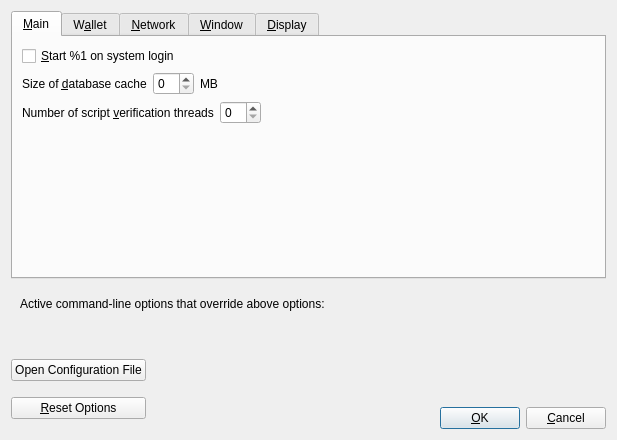
<?xml version="1.0" encoding="UTF-8"?>
<ui version="4.0">
 <class>OptionsDialog</class>
 <widget class="QDialog" name="OptionsDialog">
  <property name="geometry">
   <rect>
    <x>0</x>
    <y>0</y>
    <width>617</width>
    <height>440</height>
   </rect>
  </property>
  <property name="windowTitle">
   <string>Options</string>
  </property>
  <property name="modal">
   <bool>true</bool>
  </property>
  <layout class="QVBoxLayout" name="verticalLayout">
   <item>
    <widget class="QTabWidget" name="tabWidget">
     <property name="currentIndex">
      <number>0</number>
     </property>
     <widget class="QWidget" name="tabMain">
      <attribute name="title">
       <string>&amp;Main</string>
      </attribute>
      <layout class="QVBoxLayout" name="verticalLayout_Main">
       <item>
        <widget class="QCheckBox" name="cmusicaiAtStartup">
         <property name="toolTip">
          <string>Automatically start %1 after logging in to the system.</string>
         </property>
         <property name="text">
          <string>&amp;Start %1 on system login</string>
         </property>
        </widget>
       </item>
       <item>
        <layout class="QHBoxLayout" name="horizontalLayout_2_Main">
         <item>
          <widget class="QLabel" name="databaseCacheLabel">
           <property name="text">
            <string>Size of &amp;database cache</string>
           </property>
           <property name="textFormat">
            <enum>Qt::PlainText</enum>
           </property>
           <property name="buddy">
            <cstring>databaseCache</cstring>
           </property>
          </widget>
         </item>
         <item>
          <widget class="QSpinBox" name="databaseCache"/>
         </item>
         <item>
          <widget class="QLabel" name="databaseCacheUnitLabel">
           <property name="text">
            <string>MB</string>
           </property>
           <property name="textFormat">
            <enum>Qt::PlainText</enum>
           </property>
          </widget>
         </item>
         <item>
          <spacer name="horizontalSpacer_2_Main">
           <property name="orientation">
            <enum>Qt::Horizontal</enum>
           </property>
           <property name="sizeHint" stdset="0">
            <size>
             <width>40</width>
             <height>20</height>
            </size>
           </property>
          </spacer>
         </item>
        </layout>
       </item>
       <item>
        <layout class="QHBoxLayout" name="horizontalLayout_3_Main">
         <item>
          <widget class="QLabel" name="threadsScriptVerifLabel">
           <property name="text">
            <string>Number of script &amp;verification threads</string>
           </property>
           <property name="textFormat">
            <enum>Qt::PlainText</enum>
           </property>
           <property name="buddy">
            <cstring>threadsScriptVerif</cstring>
           </property>
          </widget>
         </item>
         <item>
          <widget class="QSpinBox" name="threadsScriptVerif">
           <property name="toolTip">
            <string>(0 = auto, &lt;0 = leave that many cores free)</string>
           </property>
          </widget>
         </item>
         <item>
          <spacer name="horizontalSpacer_3_Main">
           <property name="orientation">
            <enum>Qt::Horizontal</enum>
           </property>
           <property name="sizeHint" stdset="0">
            <size>
             <width>40</width>
             <height>20</height>
            </size>
           </property>
          </spacer>
         </item>
        </layout>
       </item>
       <item>
        <spacer name="verticalSpacer_Main">
         <property name="orientation">
          <enum>Qt::Vertical</enum>
         </property>
         <property name="sizeHint" stdset="0">
          <size>
           <width>20</width>
           <height>40</height>
          </size>
         </property>
        </spacer>
       </item>
      </layout>
     </widget>
     <widget class="QWidget" name="tabWallet">
      <attribute name="title">
       <string>W&amp;allet</string>
      </attribute>
      <layout class="QVBoxLayout" name="verticalLayout_Wallet">
       <item>
        <widget class="QGroupBox" name="groupBox">
         <property name="title">
          <string>Expert</string>
         </property>
         <layout class="QVBoxLayout" name="verticalLayout_2">
          <item>
           <widget class="QCheckBox" name="coinControlFeatures">
            <property name="toolTip">
             <string>Whether to show coin control features or not.</string>
            </property>
            <property name="text">
             <string>Enable coin &amp;control features</string>
            </property>
           </widget>
          </item>
          <item>
           <widget class="QCheckBox" name="customFeeFeatures">
            <property name="text">
             <string>Enable fee control features</string>
            </property>
           </widget>
          </item>
          <item>
           <widget class="QCheckBox" name="spendZeroConfChange">
            <property name="toolTip">
             <string>If you disable the spending of unconfirmed change, the change from a transaction cannot be used until that transaction has at least one confirmation. This also affects how your balance is computed.</string>
            </property>
            <property name="text">
             <string>&amp;Spend unconfirmed change</string>
            </property>
           </widget>
          </item>
         </layout>
        </widget>
       </item>
       <item>
        <spacer name="verticalSpacer_Wallet">
         <property name="orientation">
          <enum>Qt::Vertical</enum>
         </property>
         <property name="sizeHint" stdset="0">
          <size>
           <width>20</width>
           <height>40</height>
          </size>
         </property>
        </spacer>
       </item>
      </layout>
     </widget>
     <widget class="QWidget" name="tabNetwork">
      <attribute name="title">
       <string>&amp;Network</string>
      </attribute>
      <layout class="QVBoxLayout" name="verticalLayout_Network">
       <item>
        <widget class="QCheckBox" name="mapPortUpnp">
         <property name="toolTip">
          <string>Automatically open the cmusicai client port on the router. This only works when your router supports UPnP and it is enabled.</string>
         </property>
         <property name="text">
          <string>Map port using &amp;UPnP</string>
         </property>
        </widget>
       </item>
       <item>
        <widget class="QCheckBox" name="allowIncoming">
         <property name="toolTip">
          <string>Accept connections from outside.</string>
         </property>
         <property name="text">
          <string>Allow incomin&amp;g connections</string>
         </property>
        </widget>
       </item>
       <item>
        <widget class="QCheckBox" name="connectSocks">
         <property name="toolTip">
          <string>Connect to the cmusicai network through a SOCKS5 proxy.</string>
         </property>
         <property name="text">
          <string>&amp;Connect through SOCKS5 proxy (default proxy):</string>
         </property>
        </widget>
       </item>
       <item>
        <layout class="QHBoxLayout" name="horizontalLayout_1_Network">
         <item>
          <widget class="QLabel" name="proxyIpLabel">
           <property name="text">
            <string>Proxy &amp;IP:</string>
           </property>
           <property name="textFormat">
            <enum>Qt::PlainText</enum>
           </property>
           <property name="buddy">
            <cstring>proxyIp</cstring>
           </property>
          </widget>
         </item>
         <item>
          <widget class="QValidatedLineEdit" name="proxyIp">
           <property name="minimumSize">
            <size>
             <width>140</width>
             <height>0</height>
            </size>
           </property>
           <property name="maximumSize">
            <size>
             <width>140</width>
             <height>16777215</height>
            </size>
           </property>
           <property name="toolTip">
            <string>IP address of the proxy (e.g. IPv4: 127.0.0.1 / IPv6: ::1)</string>
           </property>
          </widget>
         </item>
         <item>
          <widget class="QLabel" name="proxyPortLabel">
           <property name="text">
            <string>&amp;Port:</string>
           </property>
           <property name="textFormat">
            <enum>Qt::PlainText</enum>
           </property>
           <property name="buddy">
            <cstring>proxyPort</cstring>
           </property>
          </widget>
         </item>
         <item>
          <widget class="QLineEdit" name="proxyPort">
           <property name="minimumSize">
            <size>
             <width>55</width>
             <height>0</height>
            </size>
           </property>
           <property name="maximumSize">
            <size>
             <width>55</width>
             <height>16777215</height>
            </size>
           </property>
           <property name="toolTip">
            <string>Port of the proxy (e.g. 9050)</string>
           </property>
          </widget>
         </item>
         <item>
          <spacer name="horizontalSpacer_1_Network">
           <property name="orientation">
            <enum>Qt::Horizontal</enum>
           </property>
           <property name="sizeHint" stdset="0">
            <size>
             <width>40</width>
             <height>20</height>
            </size>
           </property>
          </spacer>
         </item>
        </layout>
       </item>
       <item>
        <layout class="QHBoxLayout" name="horizontalLayout_2_Network">
         <item>
          <widget class="QLabel" name="proxyActiveNets">
           <property name="text">
            <string>Used for reaching peers via:</string>
           </property>
           <property name="textFormat">
            <enum>Qt::PlainText</enum>
           </property>
          </widget>
         </item>
         <item>
          <widget class="QCheckBox" name="proxyReachIPv4">
           <property name="enabled">
            <bool>false</bool>
           </property>
           <property name="toolTip">
            <string>Shows if the supplied default SOCKS5 proxy is used to reach peers via this network type.</string>
           </property>
           <property name="text">
            <string/>
           </property>
          </widget>
         </item>
         <item>
          <widget class="QLabel" name="proxyReachIPv4Label">
           <property name="text">
            <string>IPv4</string>
           </property>
           <property name="textFormat">
            <enum>Qt::PlainText</enum>
           </property>
          </widget>
         </item>
         <item>
          <widget class="QCheckBox" name="proxyReachIPv6">
           <property name="enabled">
            <bool>false</bool>
           </property>
           <property name="toolTip">
            <string>Shows if the supplied default SOCKS5 proxy is used to reach peers via this network type.</string>
           </property>
           <property name="text">
            <string/>
           </property>
          </widget>
         </item>
         <item>
          <widget class="QLabel" name="proxyReachIPv6Label">
           <property name="text">
            <string>IPv6</string>
           </property>
           <property name="textFormat">
            <enum>Qt::PlainText</enum>
           </property>
          </widget>
         </item>
         <item>
          <widget class="QCheckBox" name="proxyReachTor">
           <property name="enabled">
            <bool>false</bool>
           </property>
           <property name="toolTip">
            <string>Shows if the supplied default SOCKS5 proxy is used to reach peers via this network type.</string>
           </property>
           <property name="text">
            <string/>
           </property>
          </widget>
         </item>
         <item>
          <widget class="QLabel" name="proxyReachTorLabel">
           <property name="text">
            <string>Tor</string>
           </property>
           <property name="textFormat">
            <enum>Qt::PlainText</enum>
           </property>
          </widget>
         </item>
         <item>
          <spacer name="horizontalSpacer_2_Network">
           <property name="orientation">
            <enum>Qt::Horizontal</enum>
           </property>
           <property name="sizeHint" stdset="0">
            <size>
             <width>40</width>
             <height>20</height>
            </size>
           </property>
          </spacer>
         </item>
        </layout>
       </item>
       <item>
        <widget class="QCheckBox" name="connectSocksTor">
         <property name="toolTip">
          <string>Connect to the cmusicai network through a separate SOCKS5 proxy for Tor hidden services.</string>
         </property>
         <property name="text">
          <string>Use separate SOCKS&amp;5 proxy to reach peers via Tor hidden services:</string>
         </property>
        </widget>
       </item>
       <item>
        <layout class="QHBoxLayout" name="horizontalLayout_3_Network">
         <item>
          <widget class="QLabel" name="proxyIpTorLabel">
           <property name="text">
            <string>Proxy &amp;IP:</string>
           </property>
           <property name="textFormat">
            <enum>Qt::PlainText</enum>
           </property>
           <property name="buddy">
            <cstring>proxyIpTor</cstring>
           </property>
          </widget>
         </item>
         <item>
          <widget class="QValidatedLineEdit" name="proxyIpTor">
           <property name="minimumSize">
            <size>
             <width>140</width>
             <height>0</height>
            </size>
           </property>
           <property name="maximumSize">
            <size>
             <width>140</width>
             <height>16777215</height>
            </size>
           </property>
           <property name="toolTip">
            <string>IP address of the proxy (e.g. IPv4: 127.0.0.1 / IPv6: ::1)</string>
           </property>
          </widget>
         </item>
         <item>
          <widget class="QLabel" name="proxyPortTorLabel">
           <property name="text">
            <string>&amp;Port:</string>
           </property>
           <property name="textFormat">
            <enum>Qt::PlainText</enum>
           </property>
           <property name="buddy">
            <cstring>proxyPortTor</cstring>
           </property>
          </widget>
         </item>
         <item>
          <widget class="QLineEdit" name="proxyPortTor">
           <property name="minimumSize">
            <size>
             <width>55</width>
             <height>0</height>
            </size>
           </property>
           <property name="maximumSize">
            <size>
             <width>55</width>
             <height>16777215</height>
            </size>
           </property>
           <property name="toolTip">
            <string>Port of the proxy (e.g. 9050)</string>
           </property>
          </widget>
         </item>
         <item>
          <spacer name="horizontalSpacer_4_Network">
           <property name="orientation">
            <enum>Qt::Horizontal</enum>
           </property>
           <property name="sizeHint" stdset="0">
            <size>
             <width>40</width>
             <height>20</height>
            </size>
           </property>
          </spacer>
         </item>
        </layout>
       </item>
       <item>
        <spacer name="verticalSpacer_Network">
         <property name="orientation">
          <enum>Qt::Vertical</enum>
         </property>
         <property name="sizeHint" stdset="0">
          <size>
           <width>20</width>
           <height>40</height>
          </size>
         </property>
        </spacer>
       </item>
      </layout>
     </widget>
     <widget class="QWidget" name="tabWindow">
      <attribute name="title">
       <string>&amp;Window</string>
      </attribute>
      <layout class="QVBoxLayout" name="verticalLayout_Window">
       <item>
        <widget class="QCheckBox" name="hideTrayIcon">
         <property name="toolTip">
          <string>Hide the icon from the system tray.</string>
         </property>
         <property name="text">
          <string>&amp;Hide tray icon</string>
         </property>
        </widget>
       </item>
       <item>
        <widget class="QCheckBox" name="minimizeToTray">
         <property name="toolTip">
          <string>Show only a tray icon after minimizing the window.</string>
         </property>
         <property name="text">
          <string>&amp;Minimize to the tray instead of the taskbar</string>
         </property>
        </widget>
       </item>
       <item>
        <widget class="QCheckBox" name="minimizeOnClose">
         <property name="toolTip">
          <string>Minimize instead of exit the application when the window is closed. When this option is enabled, the application will be closed only after selecting Exit in the menu.</string>
         </property>
         <property name="text">
          <string>M&amp;inimize on close</string>
         </property>
        </widget>
       </item>
       <item>
        <spacer name="verticalSpacer_Window">
         <property name="orientation">
          <enum>Qt::Vertical</enum>
         </property>
         <property name="sizeHint" stdset="0">
          <size>
           <width>20</width>
           <height>40</height>
          </size>
         </property>
        </spacer>
       </item>
      </layout>
     </widget>
     <widget class="QWidget" name="tabDisplay">
      <attribute name="title">
       <string>&amp;Display</string>
      </attribute>
      <layout class="QVBoxLayout" name="verticalLayout_Display">
       <item>
        <layout class="QHBoxLayout" name="horizontalLayout_1_Display">
         <item>
          <widget class="QLabel" name="langLabel">
           <property name="text">
            <string>User Interface &amp;language:</string>
           </property>
           <property name="textFormat">
            <enum>Qt::PlainText</enum>
           </property>
           <property name="buddy">
            <cstring>lang</cstring>
           </property>
          </widget>
         </item>
         <item>
          <widget class="QValueComboBox" name="lang">
           <property name="toolTip">
            <string>The user interface language can be set here. This setting will take effect after restarting %1.</string>
           </property>
          </widget>
         </item>
        </layout>
       </item>
       <item>
        <layout class="QHBoxLayout" name="horizontalLayout_2_Display">
         <item>
          <widget class="QLabel" name="unitLabel">
           <property name="text">
            <string>&amp;Unit to show amounts in:</string>
           </property>
           <property name="textFormat">
            <enum>Qt::PlainText</enum>
           </property>
           <property name="buddy">
            <cstring>unit</cstring>
           </property>
          </widget>
         </item>
         <item>
          <widget class="QValueComboBox" name="unit">
           <property name="toolTip">
            <string>Choose the default subdivision unit to show in the interface and when sending coins.</string>
           </property>
          </widget>
         </item>
        </layout>
       </item>
       <item>
        <layout class="QHBoxLayout" name="horizontalLayout_3_Display">
         <item>
          <widget class="QLabel" name="thirdPartyTxUrlsLabel">
           <property name="toolTip">
            <string>Third party URLs (e.g. a block explorer) that appear in the transactions tab as context menu items. %s in the URL is replaced by transaction hash. Multiple URLs are separated by vertical bar |.</string>
           </property>
           <property name="text">
            <string>&amp;Third party transaction URLs</string>
           </property>
           <property name="buddy">
            <cstring>thirdPartyTxUrls</cstring>
           </property>
          </widget>
         </item>
         <item>
          <widget class="QLineEdit" name="thirdPartyTxUrls">
           <property name="toolTip">
            <string>Third party URLs (e.g. a block explorer) that appear in the transactions tab as context menu items. %s in the URL is replaced by transaction hash. Multiple URLs are separated by vertical bar |.</string>
           </property>
          </widget>
         </item>
        </layout>
       </item>
       <item>
        <widget class="QCheckBox" name="darkModeCheckBox">
         <property name="text">
          <string>Enable Dark Mode</string>
         </property>
         <property name="checked">
          <bool>true</bool>
         </property>
        </widget>
       </item>
       <item>
        <spacer name="verticalSpacer_Display">
         <property name="orientation">
          <enum>Qt::Vertical</enum>
         </property>
         <property name="sizeHint" stdset="0">
          <size>
           <width>20</width>
           <height>40</height>
          </size>
         </property>
        </spacer>
       </item>
      </layout>
     </widget>
    </widget>
   </item>
   <item>
    <widget class="QFrame" name="frame">
     <layout class="QVBoxLayout" name="verticalLayout_Bottom">
      <item>
       <layout class="QHBoxLayout" name="horizontalLayout_Bottom">
        <item>
         <widget class="QLabel" name="overriddenByCommandLineInfoLabel">
          <property name="text">
           <string>Active command-line options that override above options:</string>
          </property>
          <property name="textFormat">
           <enum>Qt::PlainText</enum>
          </property>
         </widget>
        </item>
        <item>
         <spacer name="horizontalSpacer_Bottom">
          <property name="orientation">
           <enum>Qt::Horizontal</enum>
          </property>
          <property name="sizeHint" stdset="0">
           <size>
            <width>40</width>
            <height>20</height>
           </size>
          </property>
         </spacer>
        </item>
       </layout>
      </item>
      <item>
       <widget class="QLabel" name="overriddenByCommandLineLabel">
        <property name="text">
         <string/>
        </property>
        <property name="textFormat">
         <enum>Qt::PlainText</enum>
        </property>
        <property name="wordWrap">
         <bool>true</bool>
        </property>
       </widget>
      </item>
     </layout>
    </widget>
   </item>
   <item>
    <layout class="QHBoxLayout" name="horizontalLayout_Buttons">
     <item>
      <layout class="QVBoxLayout" name="verticalLayout_Buttons">
       <item>
        <widget class="QPushButton" name="openCmusicAIConfButton">
         <property name="toolTip">
          <string>Open the %1 configuration file from the working directory.</string>
         </property>
         <property name="text">
          <string>Open Configuration File</string>
         </property>
         <property name="autoDefault">
          <bool>false</bool>
         </property>
        </widget>
       </item>
       <item>
        <widget class="QPushButton" name="resetButton">
         <property name="toolTip">
          <string>Reset all client options to default.</string>
         </property>
         <property name="text">
          <string>&amp;Reset Options</string>
         </property>
         <property name="autoDefault">
          <bool>false</bool>
         </property>
        </widget>
       </item>
      </layout>
     </item>
     <item>
      <spacer name="horizontalSpacer_1">
       <property name="orientation">
        <enum>Qt::Horizontal</enum>
       </property>
       <property name="sizeHint" stdset="0">
        <size>
         <width>40</width>
         <height>48</height>
        </size>
       </property>
      </spacer>
     </item>
     <item>
      <widget class="QLabel" name="statusLabel">
       <property name="minimumSize">
        <size>
         <width>200</width>
         <height>0</height>
        </size>
       </property>
       <property name="font">
        <font>
         <weight>75</weight>
         <bold>true</bold>
        </font>
       </property>
       <property name="text">
        <string/>
       </property>
       <property name="textFormat">
        <enum>Qt::PlainText</enum>
       </property>
       <property name="wordWrap">
        <bool>true</bool>
       </property>
      </widget>
     </item>
     <item>
      <spacer name="horizontalSpacer_2">
       <property name="orientation">
        <enum>Qt::Horizontal</enum>
       </property>
       <property name="sizeHint" stdset="0">
        <size>
         <width>40</width>
         <height>48</height>
        </size>
       </property>
      </spacer>
     </item>
     <item>
      <layout class="QVBoxLayout" name="verticalLayout_4">
       <item>
        <spacer name="verticalSpacer">
         <property name="orientation">
          <enum>Qt::Vertical</enum>
         </property>
         <property name="sizeHint" stdset="0">
          <size>
           <width>20</width>
           <height>40</height>
          </size>
         </property>
        </spacer>
       </item>
       <item>
        <layout class="QHBoxLayout" name="horizontalLayout">
         <item>
          <widget class="QPushButton" name="okButton">
           <property name="text">
            <string>&amp;OK</string>
           </property>
           <property name="autoDefault">
            <bool>false</bool>
           </property>
           <property name="default">
            <bool>true</bool>
           </property>
          </widget>
         </item>
         <item>
          <widget class="QPushButton" name="cancelButton">
           <property name="text">
            <string>&amp;Cancel</string>
           </property>
           <property name="autoDefault">
            <bool>false</bool>
           </property>
          </widget>
         </item>
        </layout>
       </item>
      </layout>
     </item>
    </layout>
   </item>
  </layout>
 </widget>
 <customwidgets>
  <customwidget>
   <class>QValidatedLineEdit</class>
   <extends>QLineEdit</extends>
   <header>qvalidatedlineedit.h</header>
  </customwidget>
  <customwidget>
   <class>QValueComboBox</class>
   <extends>QComboBox</extends>
   <header>qvaluecombobox.h</header>
  </customwidget>
 </customwidgets>
 <resources/>
 <connections/>
</ui>
